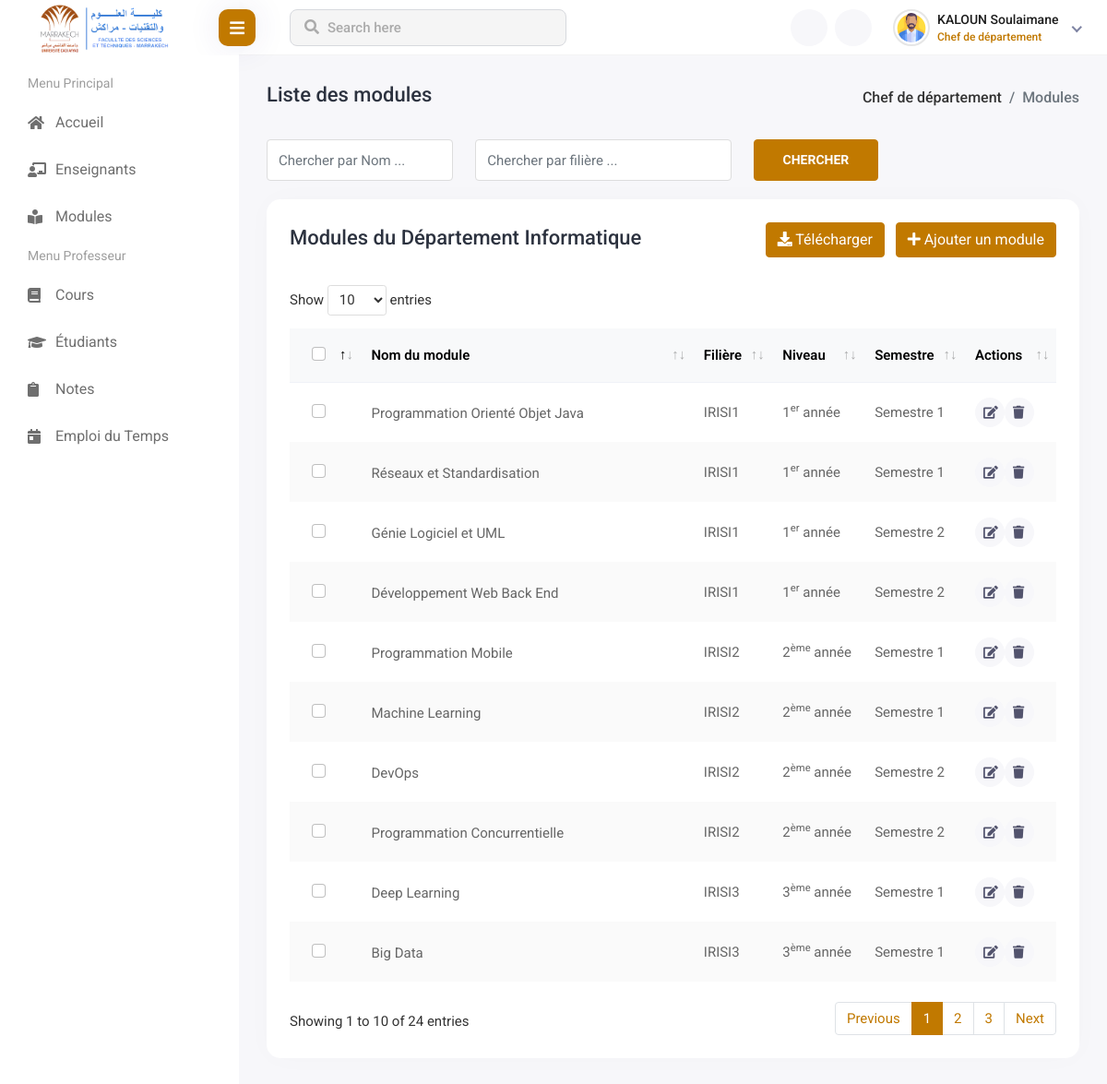
Screenshot of /views/chef_dep/module_management/index.php (signed in) with the database file from the repository.
### tables this page shows
CREATE TABLE `departement` (
  `id` int(11) NOT NULL AUTO_INCREMENT UNIQUE,
  `nom` varchar(100) NOT NULL,
  PRIMARY KEY (`id`)
);

CREATE TABLE `module` (
  `id` int(11) NOT NULL AUTO_INCREMENT UNIQUE,
  `nom` varchar(100) NOT NULL,
  `semestre` enum('1','2') NOT NULL,
  `id_filiere` int(11) NOT NULL,     
  `id_teacher` int(11) DEFAULT NULL,     
  PRIMARY KEY (`id`)
);

CREATE TABLE `filiere` (
  `id` int(11) NOT NULL AUTO_INCREMENT UNIQUE,
  `nom` varchar(30) NOT NULL,
  `nom_complet` varchar(200) NOT NULL,
  `id_type` int(11) DEFAULT NULL,       
  `niveau` int(11) NOT NULL,             
  `id_coordinator` int(11) NOT NULL,     
  `id_dep` int(11) NOT NULL,             
  PRIMARY KEY (`id`)
);

### controllers/module_controller.php (called while the page is built, shortened)
<?php
require_once($_SERVER['DOCUMENT_ROOT'] . '/FSTg-Management-System/models/module.php');
function indexAction(): void
{
    $modules = findAll();
    require_once($_SERVER['DOCUMENT_ROOT'] . '/FSTg-Management-System/views/chef_dep/module_management/list_modules.php');
}

### models/module.php (called while the page is built, shortened)
<?php
require($_SERVER['DOCUMENT_ROOT'] . '/FSTg-Management-System/config/DB_connection.php');
function findAll(): ?array
{
    global $conn;
    $query = "SELECT m.id, m.nom AS nom_module, f.nom AS nom_filiere, f.niveau AS niveau_filiere, m.semestre AS semestre_module, d.nom AS nom_departement
        FROM module m
        JOIN filiere f ON m.id_filiere = f.id
        JOIN departement d ON f.id_dep = d.id WHERE d.id = ?";
    try {
        $stmt = $conn->prepare($query);
        $stmt->execute([$_SESSION['user_data']['id_dep']]);
        return $stmt->fetchAll(PDO::FETCH_ASSOC);
    } catch (PDOException $e) {
        file_put_contents($_SERVER['DOCUMENT_ROOT'] . '/FSTg-Management-System/logs/error_log.txt',
            date('Y-m-d H:i:s') . " - Erreur lors de l'exécution de la requête : " . $e->getMessage(). "\n",
            FILE_APPEND);
        return null;
    }
}

### views/chef_dep/module_management/list_modules.php (the view, shortened to what this page needs)
<!DOCTYPE html>
<html lang="en">
<head>
    <link rel="stylesheet" href="../../../assets/plugins/feather/feather.css">
    <link rel="stylesheet" href="../../../assets/plugins/fontawesome/css/fontawesome.min.css">
    <link rel="stylesheet" href="../../../assets/plugins/fontawesome/css/all.min.css">
    <link rel="stylesheet" href="../../../assets/plugins/icons/flags/flags.css">
    <link rel="stylesheet" href="../../../assets/plugins/datatables/datatables.min.css">
    <link rel="stylesheet" href="../../../assets/plugins/bootstrap/css/bootstrap.min.css">
    <link rel="stylesheet" href="../../../assets/css/style.css">
    <link rel="stylesheet" href="../../../assets/css/style-override.css">
    <link rel="stylesheet" href="../../../assets/plugins/toastr/toastr.min.css">
    <link rel="stylesheet" href="../../../assets/plugins/sweetalert2/sweetalert2.min.css">
</head>
<body>
<div class="main-wrapper">
    <div class="page-wrapper">
        <div class="content container-fluid">
            <div class="page-header">
                <div class="row">
                    <div class="col-sm-12">
                        <div class="page-sub-header">
                            <h3 class="page-title">Liste des modules</h3>
                            <ul class="breadcrumb">
                                <li class="breadcrumb-item"><a href="../home.php">Chef de département</a></li>
                                <li class="breadcrumb-item active">Modules</li>
                            </ul>
                        </div>
                    </div>
                </div>
            </div>
            <div class="student-group-form">
                <div class="row">
                    <div class="col-lg-3 col-md-6">
                        <div class="form-group">
                            <input type="text" class="form-control" placeholder="Chercher par Nom ...">
                        </div>
                    </div>
                    <div class="col-lg-4 col-md-6">
                        <div class="form-group">
                            <input type="text" class="form-control" placeholder="Chercher par filière ...">
                        </div>
                    </div>
                    <div class="col-lg-2">
                        <div class="search-student-btn">
                            <button type="btn" class="btn btn-primary">Chercher</button>
                        </div>
                    </div>
                </div>
            </div>
            <div class="row">
                <div class="col-sm-12">
                    <div class="card card-table comman-shadow">
                        <div class="card-body">
                            <div class="page-header">
                                <div class="row align-items-center">
                                    <div class="col">
                                        <h3 class="page-title">Modules du Département <?php if(!empty($modules)) { echo $modules[0]['nom_departement'];} ?></h3>
                                    </div>
                                    <div class="col-auto text-end float-end ms-auto download-grp">
                                        <a href="/FSTg-Management-System/controllers/downloadCSV_controller.php?action=modules" class="btn btn-outline-primary me-2"><i class="fas fa-download"></i> Télécharger</a>
                                        <a href="index.php?action=create" class="btn btn-primary"><i class="fas fa-plus"></i> Ajouter un module</a>
                                    </div>
                                </div>
                            </div>
                            <div class="table-responsive">
                                <table class="table border-0 star-student table-hover table-center mb-0 datatable table-striped">
                                    <thead class="student-thread">
                                    <tr>
                                        <th>
                                            <div class="form-check check-tables">
                                                <input class="form-check-input" type="checkbox" value="something">
                                            </div>
                                        </th>
                                        <th>Nom du module</th>
                                        <th>Filière</th>
                                        <th>Niveau</th>
                                        <th>Semestre</th>
                                        <th>Actions</th>
                                    </tr>
                                    </thead>
                                    <tbody>
                                    <?php if (isset($modules)): ?>
                                        <?php foreach($modules as $module): ?>
                                            <tr>
                                                <td>
                                                    <div class="form-check check-tables">
                                                        <input class="form-check-input" type="checkbox" value="something">
                                                    </div>
                                                </td>
                                                <td>
                                                    <h2 class="table-avatar">
                                                        <a href="#"><?php echo ucfirst($module['nom_module']) ?></a>
                                                    </h2>
                                                </td>
                                                <td><?php echo $module['nom_filiere'] ?></td>
                                                <td>
                                                    <?php if($module['niveau_filiere'] == 1): ?>
                                                        1<sup>er</sup> année
                                                    <?php elseif($module['niveau_filiere'] == 2): ?>
                                                        2<sup>ème</sup> année
                                                    <?php elseif($module['niveau_filiere'] == 3): ?>
                                                        3<sup>ème</sup> année
                                                    <?php endif; ?>
                                                </td>
                                                <td>
                                                    <?php if($module['semestre_module'] == 1): ?>
                                                        Semestre 1
                                                    <?php elseif($module['semestre_module'] == 2): ?>
                                                        Semestre 2
                                                    <?php endif; ?>
                                                </td>
                                                <td class="text-end">
                                                    <div class="actions ">
                                                        <a href="index.php?action=edit&id=<?php echo $module['id']; ?>" class="btn btn-sm bg-danger-light">
                                                            <i class="fa fa-edit"></i>
                                                        </a>
                                                        <a href="javascript:void(0);" onclick="confirmDelete(<?php echo $module['id']; ?>, '<?php echo addslashes($module['nom_module']); ?>')" class="btn btn-sm bg-danger-light">
                                                            <i class="fa fa-trash"></i>
                                                        </a>
                                                    </div>
                                                </td>
                                            </tr>
                                        <?php endforeach; ?>
                                    <?php endif; ?>
                                    </tbody>
                                </table>
                            </div>
                        </div>
                    </div>
                </div>
            </div>
        </div>
    </div>
</div>
<?php
include($_SERVER['DOCUMENT_ROOT'] . '/FSTg-Management-System/views/header.php');
include($_SERVER['DOCUMENT_ROOT'] . '/FSTg-Management-System/views/chef_dep/sidebar.php');
?>
</body>
</html>

### assets/css/style-override.css (style rules this page uses)
.btn-primary { background-color: #C17900 !important; border: 1px solid #C17900 !important; }

### views/chef_dep/module_management/list_modules.php (style rules this page uses)
.download-grp .btn-outline-primary { background-color: #C17900; !important; border-color: #C17900; !important; }

### rows the page displays
departement: nom "Informatique"
module: nom "Programmation Orienté Objet Java", id_filiere.nom "IRISI1", shows "année", semestre "Semestre 1"
module: nom "Réseaux et Standardisation", id_filiere.nom "IRISI1", shows "année", semestre "Semestre 1"
module: nom "Génie Logiciel et UML", id_filiere.nom "IRISI1", shows "année", semestre "Semestre 2"
module: nom "Développement Web Back End", id_filiere.nom "IRISI1", shows "année", semestre "Semestre 2"
module: nom "Programmation Mobile", id_filiere.nom "IRISI2", shows "ème", semestre "Semestre 1"
module: nom "Machine Learning", id_filiere.nom "IRISI2", shows "ème", semestre "Semestre 1"
module: nom "DevOps", id_filiere.nom "IRISI2", shows "ème", semestre "Semestre 2"
module: nom "Programmation Concurrentielle", id_filiere.nom "IRISI2", shows "ème", semestre "Semestre 2"
module: nom "Deep Learning", id_filiere.nom "IRISI3", shows "ème", semestre "Semestre 1"
module: nom "Big Data", id_filiere.nom "IRISI3", shows "ème", semestre "Semestre 1"

### other values shown
$_SESSION['user_data']['nom'] "KALOUN"
$_SESSION['user_data']['prenom'] "Soulaimane"
$_SESSION['role_name'] "Chef de département"
